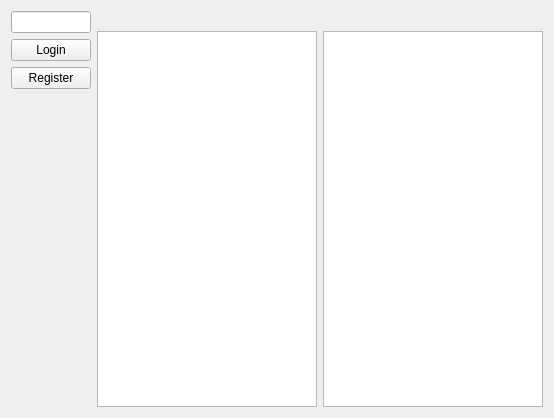
<?xml version="1.0" encoding="UTF-8"?>
<ui version="4.0">
 <class>AccountView</class>
 <widget class="QWidget" name="AccountView">
  <property name="geometry">
   <rect>
    <x>0</x>
    <y>0</y>
    <width>554</width>
    <height>418</height>
   </rect>
  </property>
  <property name="windowTitle">
   <string>Form</string>
  </property>
  <layout class="QHBoxLayout" name="horizontalLayout">
   <item>
    <layout class="QVBoxLayout" name="verticalLayout">
     <item>
      <widget class="QLineEdit" name="leNameUser"/>
     </item>
     <item>
      <widget class="QPushButton" name="pbLogin">
       <property name="text">
        <string>Login</string>
       </property>
      </widget>
     </item>
     <item>
      <widget class="QPushButton" name="pbRegister">
       <property name="text">
        <string>Register</string>
       </property>
      </widget>
     </item>
     <item>
      <spacer name="verticalSpacer">
       <property name="orientation">
        <enum>Qt::Vertical</enum>
       </property>
       <property name="sizeHint" stdset="0">
        <size>
         <width>20</width>
         <height>40</height>
        </size>
       </property>
      </spacer>
     </item>
    </layout>
   </item>
   <item>
    <layout class="QVBoxLayout" name="verticalLayout_2">
     <item>
      <widget class="QLabel" name="selectedLK">
       <property name="text">
        <string/>
       </property>
      </widget>
     </item>
     <item>
      <widget class="QListView" name="lwLK"/>
     </item>
    </layout>
   </item>
   <item>
    <layout class="QVBoxLayout" name="verticalLayout_3">
     <item>
      <widget class="QLabel" name="selectedLL">
       <property name="text">
        <string/>
       </property>
      </widget>
     </item>
     <item>
      <widget class="QListView" name="lwLL"/>
     </item>
    </layout>
   </item>
  </layout>
 </widget>
 <resources/>
 <connections/>
</ui>
